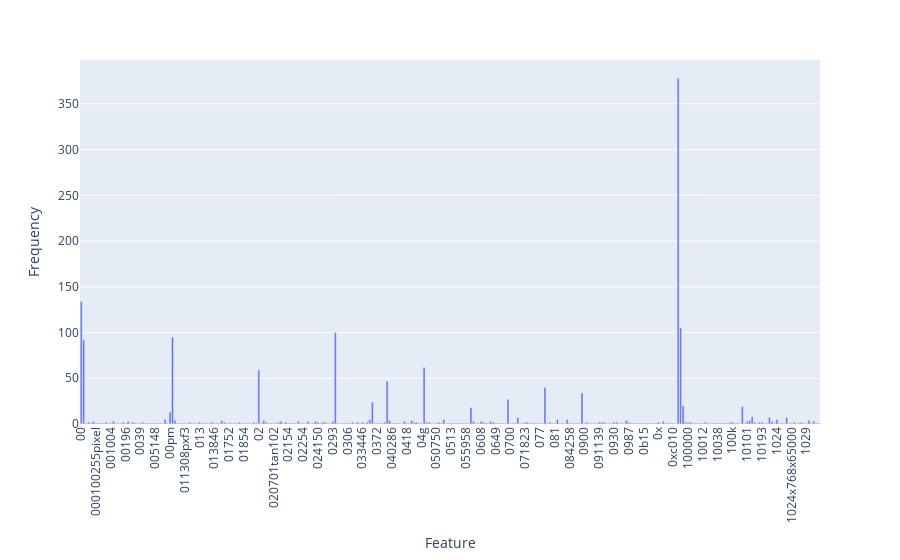

Here is the notebook cell this chart was saved with:
### Code cell
df = pd.DataFrame(
    {
        "Feature": count_vect.get_feature_names_out()[:300],
        "Frequency": term_frequencies[:300],
    }
)

fig = px.bar(df, x="Feature", y="Frequency")

fig.update_layout(
    xaxis_tickangle=-90,
)

fig.show()

### Figure 1 — Plotly figure (JSON) as saved in the notebook; plotly's stock layout.template omitted (floating-point values rounded to 4 significant figures; data arrays with more than 128 entries replaced by an {"elided": "..."} marker saying what was removed)
{"data": [{"alignmentgroup": "True", "hovertemplate": "Feature=%{x}<br>Frequency=%{y}<extra></extra>", "legendgroup": "", "marker": {"color": "#636efa", "pattern": {"shape": ""}}, "name": "", "offsetgroup": "", "orientation": "v", "showlegend": false, "textposition": "auto", "type": "bar", "x": {"elided": "300 str values"}, "xaxis": "x", "y": {"elided": "300 int values"}, "yaxis": "y"}], "layout": {"barmode": "relative", "legend": {"tracegroupgap": 0}, "margin": {"t": 60}, "xaxis": {"anchor": "y", "domain": [0, 1], "tickangle": -90, "title": {"text": "Feature"}}, "yaxis": {"anchor": "x", "domain": [0, 1], "title": {"text": "Frequency"}}}}
